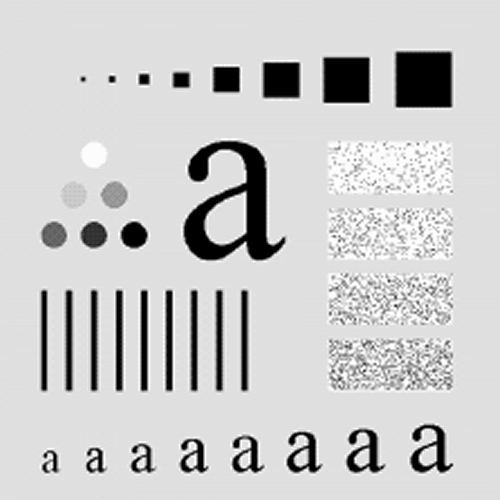
%> input picture images/examination.tif, 500 x 500 px
$ octave spatialFiltering.m   (GNU Octave 9; MATLAB toolbox functions it lacks are replaced by stand-ins)
%> lines starting %> are read from the running program, lines starting %| are printed output that depends on the picture
%   FSPECIAL Create predefined 2-D filters.
%   H = fspecial(‘filter’ , parameter) creates a two-dimensional filter H of the
%   specified type. Possible values for TYPE are:
%
%     'average'   averaging filter
%     'disk'      circular averaging filter
%     'gaussian'  Gaussian lowpass filter
%     'laplacian' filter approximating the 2-D Laplacian operator
%     'log'       Laplacian of Gaussian filter
%     'motion'    motion filter
%     'prewitt'   Prewitt horizontal edge-emphasizing filter
%     'sobel'     Sobel horizontal edge-emphasizing filter
%     'unsharp'   unsharp contrast enhancement filter
%
%   Depending on TYPE, FSPECIAL may take additional parameters
%   which you can supply.  These parameters all have default
%   values.

clear; close all;

img = imread('images/examination.tif'); % Image Uploaded.
%> img is the input picture: size 500x500 uint8; min 0, max 255, mean 202.4
img=im2double(img); % Converted to double type.
%> img: size 500x500 double

subplot(3,3,1);
imshow(img);
title('Original Image','FontSize',15);

hAverageFilter = fspecial('average',3); %mask 3x3
averageFilter = imfilter(img,hAverageFilter,'replicate');
subplot(3,3,2);
imshow(averageFilter);
title('Averaging Filter','FontSize',15);

hBlurredFilter = fspecial('disk',10);
blurred = imfilter(img,hBlurredFilter,'replicate');
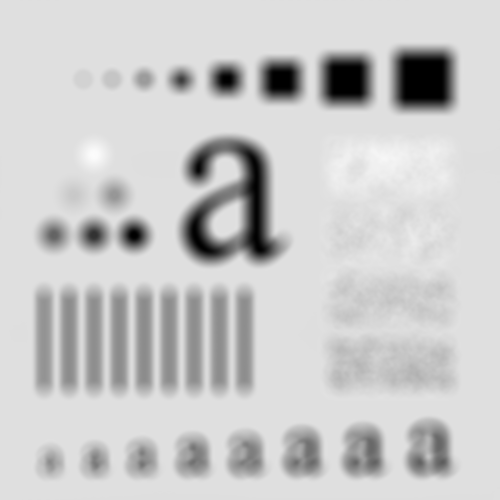
%> blurred: size 500x500 double; min 0, max 0.988, mean 0.794
subplot(3,3,3);
imshow(blurred);
title('Blurred Filter','FontSize',15);

hGaussianFilter = fspecial('gaussian',3,2);
gaussian = imfilter(img,hGaussianFilter,'replicate');
subplot(3,3,4);
imshow(gaussian);
title('Gaussian Filter','FontSize',15);

hLaplacianFilter = fspecial('laplacian');
laplacian = imfilter(img,hLaplacianFilter,'replicate');
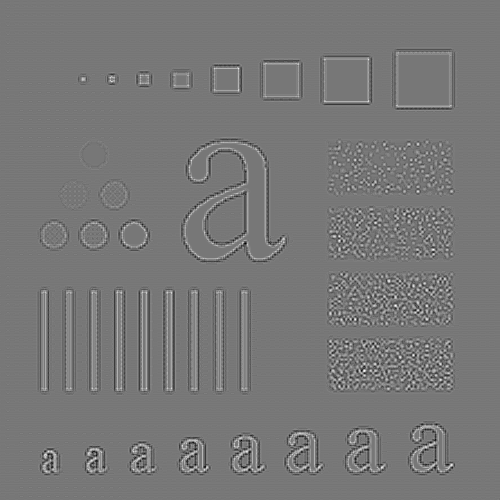
%> laplacian: size 500x500 double; min -0.654, max 0.737, mean 2.86e-17; drawn with min black and max white
subplot(3,3,5);
imshow(laplacian);
title('Laplacian Filter','FontSize',15);

hLogFilter = fspecial('log');
log = imfilter(img, hLogFilter, 'replicate');
subplot(3,3,6);
imshow(log);
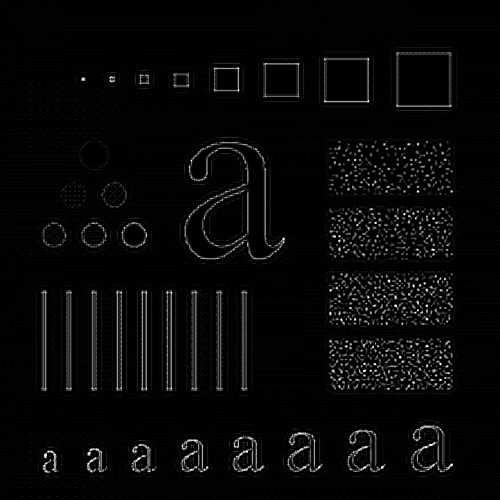
%> displayed picture: size 500x500, on the screen's scale of 0 to 255; min 0, max 255, mean 8
title('Log Filter','FontSize',15);

hMotionFilter = fspecial('motion', 50, 45);
motion = imfilter(img,hMotionFilter,'replicate');
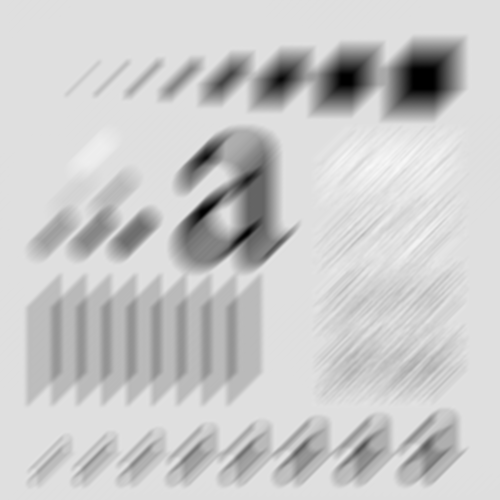
%> motion: size 500x500 double; min 0, max 0.974, mean 0.794
subplot(3,3,7);
imshow(motion);
title('Motion Filter','FontSize',15);

hPrewittFilter = fspecial('prewitt');
prewitt = imfilter(img,hPrewittFilter,'replicate');
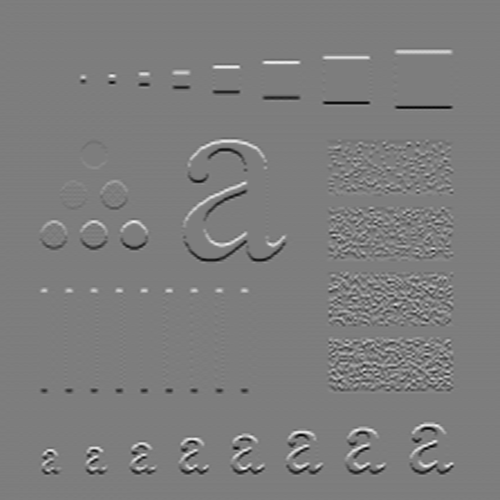
%> prewitt: size 500x500 double; min -2.35, max 2.42, mean 1.74e-05; drawn with min black and max white
subplot(3,3,8);
imshow(prewitt);
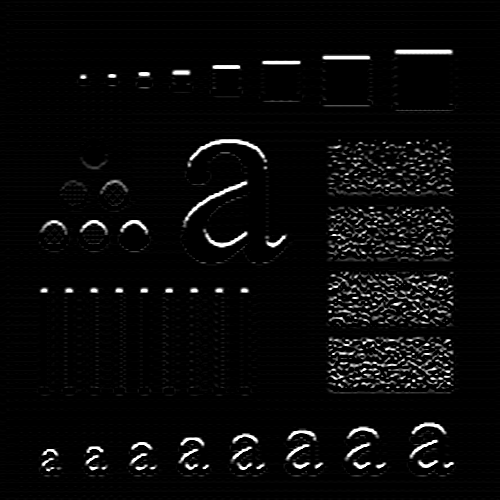
%> displayed picture: size 500x500, on the screen's scale of 0 to 255; min 0, max 255, mean 9.3
title('Prewitt Filter','FontSize',15);

hSobelFilter = fspecial('sobel');
sobel = imfilter(img,hSobelFilter,'replicate');
subplot(3,3,9);
imshow(sobel);
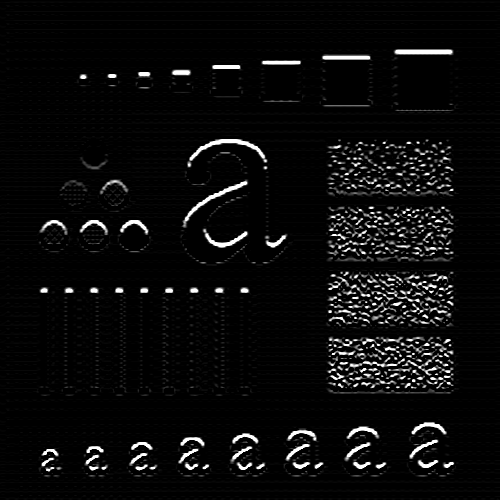
%> displayed picture: size 500x500, on the screen's scale of 0 to 255; min 0, max 255, mean 11.5
title('Sobel Filter','FontSize',15);
